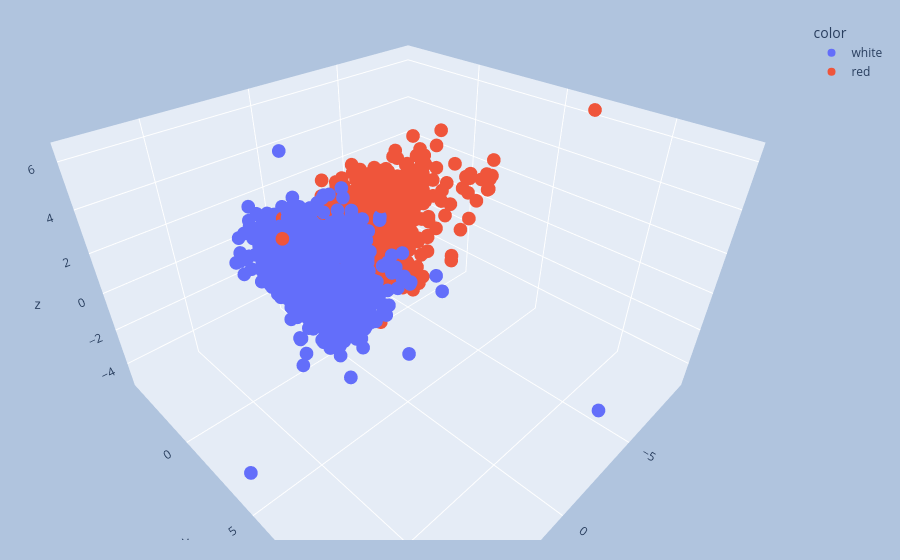

This figure's notebook cell:
### Code cell
import plotly.express as px
y_train_trf = y_train.astype(str)
fig = px.scatter_3d(x=X_train_trf[:,0], y=X_train_trf[:,1], z=X_train_trf[:,2],
              color=y_train_trf)
fig.update_layout(
    margin=dict(l=20, r=20, t=20, b=20),
    paper_bgcolor="LightSteelBlue",
)
fig.show()

### Figure 1 — Plotly figure (JSON) as saved in the notebook; plotly's stock layout.template omitted (floating-point values rounded to 4 significant figures; data arrays with more than 128 entries replaced by an {"elided": "..."} marker saying what was removed)
{"data": [{"hovertemplate": "color=white<br>x=%{x}<br>y=%{y}<br>z=%{z}<extra></extra>", "legendgroup": "white", "marker": {"color": "#636efa", "symbol": "circle"}, "mode": "markers", "name": "white", "scene": "scene", "showlegend": true, "type": "scatter3d", "x": {"elided": "3158 float values"}, "y": {"elided": "3158 float values"}, "z": {"elided": "3158 float values"}}, {"hovertemplate": "color=red<br>x=%{x}<br>y=%{y}<br>z=%{z}<extra></extra>", "legendgroup": "red", "marker": {"color": "#EF553B", "symbol": "circle"}, "mode": "markers", "name": "red", "scene": "scene", "showlegend": true, "type": "scatter3d", "x": {"elided": "1078 float values"}, "y": {"elided": "1078 float values"}, "z": {"elided": "1078 float values"}}], "layout": {"autosize": true, "legend": {"title": {"text": "color"}, "tracegroupgap": 0}, "margin": {"b": 20, "l": 20, "r": 20, "t": 20}, "paper_bgcolor": "LightSteelBlue", "scene": {"aspectmode": "auto", "aspectratio": {"x": 1.146, "y": 1.145, "z": 0.7623}, "camera": {"center": {"x": 0, "y": 0, "z": 0}, "eye": {"x": 0.9476, "y": 0.9476, "z": 0.9476}, "projection": {"type": "perspective"}, "up": {"x": 0.001418, "y": -0.001416, "z": 1.0}}, "domain": {"x": [0, 1], "y": [0, 1]}, "xaxis": {"title": {"text": "x"}, "type": "linear"}, "yaxis": {"title": {"text": "y"}, "type": "linear"}, "zaxis": {"title": {"text": "z"}, "type": "linear"}}}}
